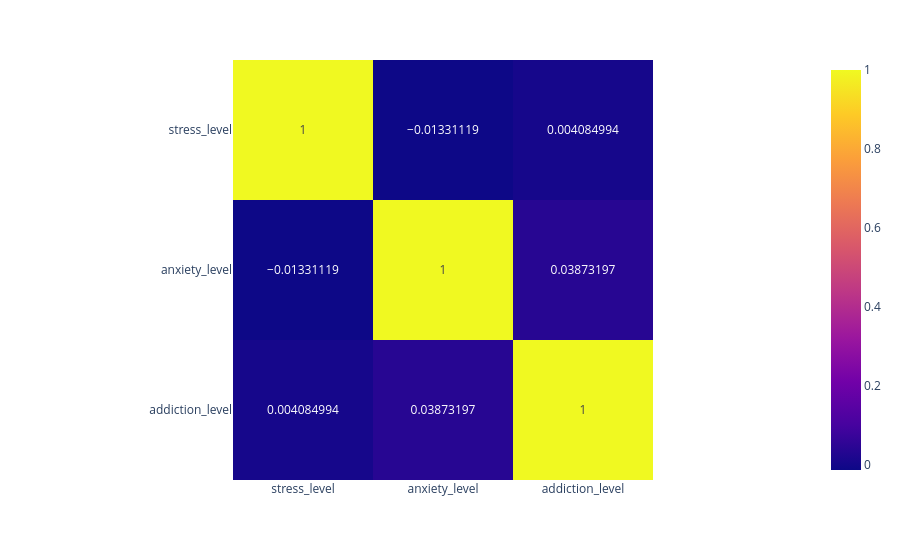

Write notebook code for a chart like this one.
### Code cell
fig = px.imshow(corr_matrix,text_auto=True)
fig.show()
fig.write_html("../visualizations/Correlation matrix (stress, anxiety and addiction).html")

### Figure 1 — Plotly figure (JSON) as saved in the notebook; plotly's stock layout.template omitted (floating-point values rounded to 4 significant figures)
{"data": [{"coloraxis": "coloraxis", "hovertemplate": "x: %{x}<br>y: %{y}<br>color: %{z}<extra></extra>", "name": "0", "texttemplate": "%{z}", "type": "heatmap", "x": ["stress_level", "anxiety_level", "addiction_level"], "xaxis": "x", "y": ["stress_level", "anxiety_level", "addiction_level"], "yaxis": "y", "z": [[1.0, -0.01331, 0.004085], [-0.01331, 1.0, 0.03873], [0.004085, 0.03873, 1.0]]}], "layout": {"coloraxis": {"colorscale": [[0, "#0d0887"], [0.1111, "#46039f"], [0.2222, "#7201a8"], [0.3333, "#9c179e"], [0.4444, "#bd3786"], [0.5556, "#d8576b"], [0.6667, "#ed7953"], [0.7778, "#fb9f3a"], [0.8889, "#fdca26"], [1, "#f0f921"]]}, "margin": {"t": 60}, "xaxis": {"anchor": "y", "constrain": "domain", "domain": [0, 1], "scaleanchor": "y"}, "yaxis": {"anchor": "x", "autorange": "reversed", "constrain": "domain", "domain": [0, 1]}}}
